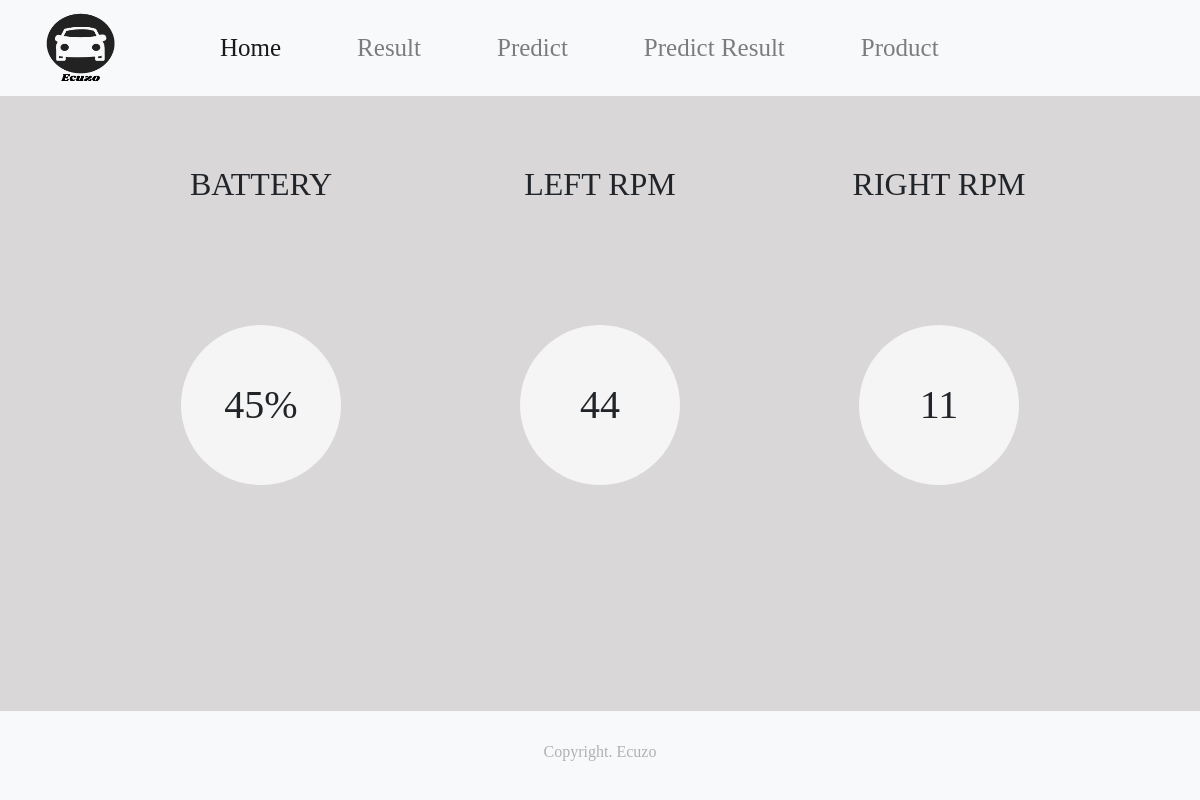
Page /home/graph/1 on the committed database.
### sites/models.py (models this page shows, shortened)
class Omo(models.Model):
    battery =models.IntegerField(null=True, default=0)
    bat_status = models.CharField(max_length=10, null=True, default="on")
    r_led = models.IntegerField(null=True, default=0)
    g_led = models.IntegerField(null=True, default=0)
    b_led = models.IntegerField(null=True, default=0)
    r_rpm = models.IntegerField(null=True, default=0)
    l_rpm = models.IntegerField(null=True, default=0)
    buzzer =models.CharField(max_length=10,null=True, default="off")
    headlight = models.CharField(max_length=10,null=True, default="off")
    content = models.TextField(null=True, default="")
    created_at =models.DateTimeField(auto_now_add=True)
    title = models.CharField(max_length=30, null=True, default="")
    writer =models.ForeignKey(User, on_delete=models.SET_NULL,null=True)

### sites/views.py (the view)
# urls.py: path('graph/<int:pk>', views.graph, name="graph"),
def graph(request, pk):
    pk_num = Omo.objects.get(id=pk)
    context = {
        'graph': pk_num
    }
    return render(request, "sites/graph.html", context)

### sites/templates/sites/graph.html (shortened to what this page needs)
<!DOCTYPE html>
{% load static %}
<html lang="ko">
<head>
    <link rel="stylesheet" href="{% static 'sites/css/common.css' %}">
    <link rel="stylesheet" href="{% static 'sites/css/about.css' %}">
    <link rel="stylesheet" href="{% static 'sites/css/header.css' %}">
    <link rel="stylesheet" href="{% static 'sites/css/graph.css' %}">
    <link rel="stylesheet" href="{% static 'sites/bootstrap/bootstrap.min.css' %}" media="screen">
</head>
<body style="background-color: #d9d7d8;">
{% include 'sites/header.html' %}
<div class="box">
    <div class="container">
        <div class="chart doughnut1">
            <h2 style="text-align: center; position: relative; bottom :80px;">BATTERY</h2>
            <span class="inside battery">{{graph.battery}}%</span>
        </div>
        <div class="chart doughnut2">
            <h2 style="text-align: center; position: relative; bottom :80px;">LEFT RPM</h2>
            <span class="inside l_rpm">{{graph.l_rpm}}</span>
        </div>
        <div class="chart doughnut3">
            <h2 style="text-align: center; position: relative; bottom :80px;">RIGHT RPM</h2>
            <span class="inside r_rpm">{{graph.r_rpm}}</span>
        </div>
    </div>
</div>
        <footer class="mt-2 py-1 bg-light fixed-bottom" style="flex-grow: 1 !important;">
            <div class="container" style="margin-top: 0px; margin-bottom: 0px;">
                <div class="row mb-3">
                    <div class="col text-center"  >
                        <p class="mb-3" style="color: rgb(177, 177, 177); margin-top:25px; "> Copyright. Ecuzo  </p>
                    </div>
                  </div>
            </div>
        </footer>
</body>
</html>

### sites/static/sites/css/about.css (style rules this page uses)
body { width: 100vw; background-repeat : repeat-y; background-size : cover; }

### sites/static/sites/css/header.css (style rules this page uses)
* { font-family: 'ONE-Mobile-Title'; }

### sites/static/sites/css/graph.css (style rules this page uses)
.box { position: relative; padding:7%; }
.container { display: flex; gap: 15px; margin-bottom: 20px; margin-top: 40px; justify-content: center; }
.chart { position: relative; width: 320px; height: 320px; border-radius: 50%; transition: 0.3s; margin:25px; }
.battery { display: block; position: absolute; top: 50%; left: 50%; width: 160px; height: 160px; border-radius: 50%; text-align: center; line-height: 160px; font-size: 40px; transform: translate(-50%,-50%); background-color: whitesmoke; }
.inside { display: block; position: absolute; top: 50%; left: 50%; width: 160px; height: 160px; border-radius: 50%; text-align: center; line-height: 160px; font-size: 40px; transform: translate(-50%,-50%); background-color: whitesmoke; }

### rows in the picture
Omo: battery "45", l_rpm "44", r_rpm "11"
